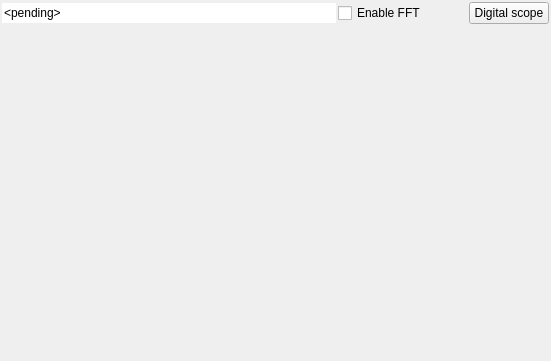
<?xml version="1.0" encoding="UTF-8"?>
<ui version="4.0">
 <class>scopeWidget</class>
 <widget class="QWidget" name="scopeWidget">
  <property name="geometry">
   <rect>
    <x>0</x>
    <y>0</y>
    <width>551</width>
    <height>361</height>
   </rect>
  </property>
  <layout class="QVBoxLayout" name="verticalLayout_5">
   <property name="spacing">
    <number>2</number>
   </property>
   <property name="leftMargin">
    <number>2</number>
   </property>
   <property name="topMargin">
    <number>2</number>
   </property>
   <property name="rightMargin">
    <number>2</number>
   </property>
   <property name="bottomMargin">
    <number>2</number>
   </property>
   <item>
    <layout class="QHBoxLayout" name="horizontalLayout_8">
     <item>
      <widget class="QLineEdit" name="status_line">
       <property name="sizePolicy">
        <sizepolicy hsizetype="MinimumExpanding" vsizetype="Fixed">
         <horstretch>0</horstretch>
         <verstretch>0</verstretch>
        </sizepolicy>
       </property>
       <property name="text">
        <string>&lt;pending&gt;</string>
       </property>
       <property name="frame">
        <bool>false</bool>
       </property>
       <property name="alignment">
        <set>Qt::AlignLeading|Qt::AlignLeft|Qt::AlignVCenter</set>
       </property>
       <property name="readOnly">
        <bool>true</bool>
       </property>
      </widget>
     </item>
     <item>
      <widget class="QCheckBox" name="en_fft_box">
       <property name="text">
        <string>Enable FFT</string>
       </property>
      </widget>
     </item>
     <item>
      <spacer name="horizontalSpacer">
       <property name="orientation">
        <enum>Qt::Horizontal</enum>
       </property>
       <property name="sizeType">
        <enum>QSizePolicy::Fixed</enum>
       </property>
       <property name="sizeHint" stdset="0">
        <size>
         <width>40</width>
         <height>20</height>
        </size>
       </property>
      </spacer>
     </item>
     <item>
      <widget class="QPushButton" name="longFftButton">
       <property name="text">
        <string>Digital scope</string>
       </property>
      </widget>
     </item>
    </layout>
   </item>
   <item>
    <widget class="GraphicsLayoutWidget" name="graphics_view" native="true"/>
   </item>
  </layout>
 </widget>
 <customwidgets>
  <customwidget>
   <class>GraphicsLayoutWidget</class>
   <extends>QWidget</extends>
   <header>pyqtgraph</header>
  </customwidget>
 </customwidgets>
 <resources/>
 <connections/>
</ui>
